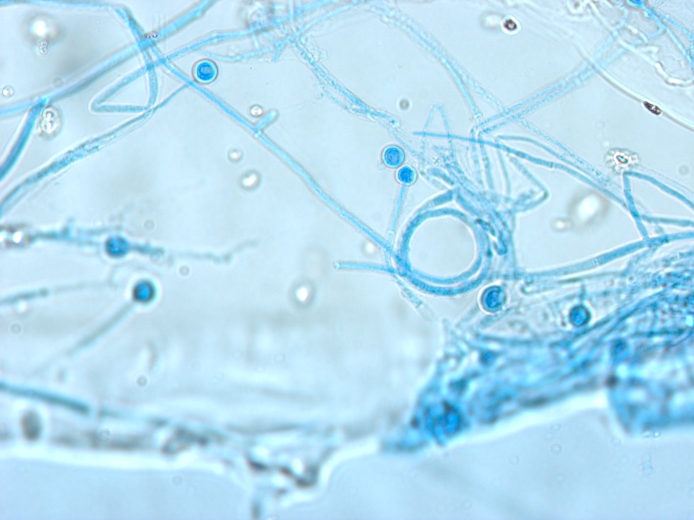
#> input picture Datasets/Hongos-desde cero/Chrysosporium/Snap-835.jpg, 1388 x 1040 px, found by its file name (shown at 1/2 size); its folder holds only this picture in this run
$ jupyter execute --allow-errors 'Hongos-perceptron desde cero.ipynb'   (shell and % lines are left out)
#> lines starting #> are read from the running program, lines starting #| are printed output that depends on the picture
# Red neuronal desde Cero

[cell 1]
import scipy as sc
import numpy as np
import matplotlib.pyplot as plt

[cell 2]
#paquetes para el analisis
import os
import skimage.io as im               #leer imagenes
import random
import sklearn.model_selection as skl #train_test_split()
from skimage import transform         #reescalado
from skimage.color import rgb2gray    #escala de grises

## Cargar datos

[cell 3]
#Directorio de trabajo
path = 'C:/Users/jvill/Documents/ESCUELA/Machine Learning/Datasets/Hongos-desde cero'

[cell 4]
def cargar_datos(path):
    dirs = [d for d in os.listdir(path)
     if os.path.isdir(os.path.join(path,d))]

    labels = [] ;
    images = []

    for d in dirs:
        label_dir = os.path.join(path,d)
        file_names = [os.path.join(label_dir,f)
                          for f in os.listdir(label_dir)]
        for f in file_names:
            images.append(im.imread(f))    #Lee imagen
            labels.append(d) #¿A qué carpeta pertenece la imagen?

    return images, labels

[cell 5]
imagenes, etiquetas = cargar_datos(path)

[cell 6]
#Numero de imagenes en el conjunto
num_img = len(imagenes)
num_eti = len(etiquetas)
if num_img==num_eti: print(num_img)

## Explorar imagenes

[cell 7]
#Dimensiones de la primera imagen
first_shape = imagenes[0].shape
#> first_shape = (1040, 1388, 3)
print(first_shape)
#| (1040, 1388, 3)

[cell 8]
#Corroborar misma dimension en todas las imagenes
for i in range(num_img):
    if imagenes[i].shape != first_shape:
        print('imagen', i,'diferente')  #Si hay alguna imagen de dimensiones diferentes, lo indicará

[cell 9]
especies = set(etiquetas)
especies

[cell 10]
#Visualizar fotos de especies
plt.figure(figsize=(30,30))
i=1
for especie in especies:
    img_temp = imagenes[etiquetas.index(especie)] #index arroja sólo el primer indice que contiene 'especie'
    plt.subplot(8,8,i)
    plt.axis("off")
    plt.title(especie+' ('+str(etiquetas.count(especie))+')')
    i+=1
    plt.imshow(img_temp)

plt.show()
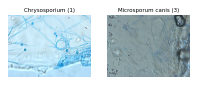
#> figure drawn by matplotlib, 2 panels

[cell 11]
plt.figure(figsize=(30,30))
#> (the rest of this cell did not finish here and is left out)

## Reescalado

[cell 12]
imagenes[0].shape #Dimension de las imagenes
#> Out = (1040, 1388, 3)

[cell 13]
imagenes = [transform.resize(imagen,(104,139)) for imagen in imagenes] #transformacion

[cell 14]
imagenes[0].shape #Nueva dimension de las imagenes
#> Out = (104, 139, 3)

[cell 15]
#Visualizar fotos de especies
plt.figure(figsize=(30,30))
i=1
for especie in especies:
    img_temp = imagenes[etiquetas.index(especie)] #index arroja sólo el primer indice que contiene 'especie'
    plt.subplot(8,8,i)
    plt.axis("off")
    plt.title(especie+' ('+str(etiquetas.count(especie))+')')
    i+=1
    plt.imshow(img_temp)
#> this loop made 2 passes
#> pass 1, `img_temp = imagenes[etiquetas.index(especie)] #index arroja sólo el pr..`:
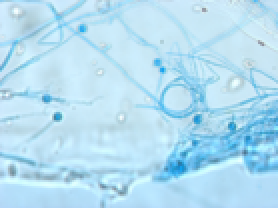
#> img_temp: shape (104, 139, 3) float64 (shown 2 times larger); mean of channels 0, 1, 2 0.709, 0.873, 0.952; drawn as R, G, B
#> pass 2, `img_temp = imagenes[etiquetas.index(especie)] #index arroja sólo el pr..`:
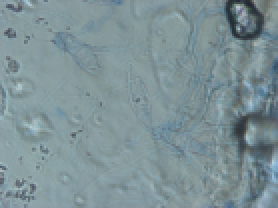
#> img_temp: shape (104, 139, 3) float64 (shown 2 times larger); mean of channels 0, 1, 2 0.495, 0.574, 0.593; drawn as R, G, B

plt.show()

## Colores a grises

[cell 16]
imagenes[0]  #imagen en rgb

[cell 17]
imagenes = np.array(imagenes)  #Convierto la lista a arreglo
imagenes = rgb2gray(imagenes)  #Convierto las imagenes a escala de grises

[cell 18]
imagenes[0] #imagen en grises

[cell 19]
imagenes[0].shape
#> Out = (104, 139)

[cell 20]
#Visualizar fotos de especies
plt.figure(figsize=(30,30))
i=1
for especie in especies:
    img_temp = imagenes[etiquetas.index(especie)] #index arroja sólo el primer indice que contiene 'especie'
    plt.subplot(8,8,i)
    plt.axis("off")
    plt.title(especie+' ('+str(etiquetas.count(especie))+')')
    i+=1
    plt.imshow(img_temp, cmap = 'gray')
#> this loop made 2 passes
#> pass 1, `img_temp = imagenes[etiquetas.index(especie)] #index arroja sólo el pr..`:
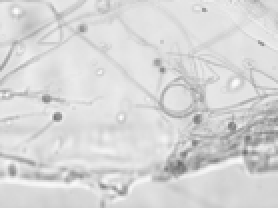
#> img_temp: shape (104, 139) float64 (shown 2 times larger); min 0.424, max 0.989, mean 0.844
#> pass 2, `img_temp = imagenes[etiquetas.index(especie)] #index arroja sólo el pr..`:
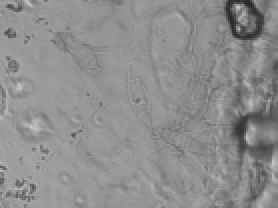
#> img_temp: shape (104, 139) float64 (shown 2 times larger); min 0.16, max 0.785, mean 0.559

plt.show()

[cell 21]
plt.figure(figsize=(30,30))
#> (the rest of this cell did not finish here and is left out)

## Crear dataset

[cell 22]
#CREAR EL DATASET
n = imagenes.shape[0]  #num de individuos
#> n = 4
p = imagenes.shape[1]*imagenes.shape[2]    #num de features
#> p = 14456

[cell 23]
X =np.empty([imagenes.shape[0],imagenes.shape[1]*imagenes.shape[2]])
contador = 0
for i in imagenes:
    X[contador] = np.ravel(i)
    contador+=1

[cell 24]
#Funcion para asignar a cada especie un numero
def asignar_numero(x):
    return {
        'Chrysosporium': 1,
        'Microsporum canis': 0,
        'Trichophyton mentagrophytes': 2,
        'Trichophyton rubrum': 3,
        'Trichophyton tonsurans': 4,
    }[x]

[cell 25]
#Lista de etiquetas para usar en el modelo
Y = np.empty([len(etiquetas),1])
contador=0
for eti in etiquetas:
    Y[contador] = (asignar_numero(eti))
    contador+=1

[cell 26]
#CLASE: CAPA DE LA RED

class capa():

    def __init__(self, num_conec, num_neuro, f_act):

        self.f_act = f_act
        self.b = np.random.rand(1,num_neuro)     *2 - 1
        self.w = np.random.rand(num_conec,num_neuro)*2 - 1
        self.num_conec = num_conec
        self.num_neuro = num_neuro

[cell 27]
#FUNCIONES DE ACTIVACION

sigmoide = (lambda x: 1/(1+np.e**(-x)),
            lambda x: np.e**(-x) /(1+np.e**(-x))**2)

_x = np.linspace(-5,5,100)
plt.plot(_x,sigmoide[0](_x),c="red")
plt.plot(_x,sigmoide[1](_x),c="blue")
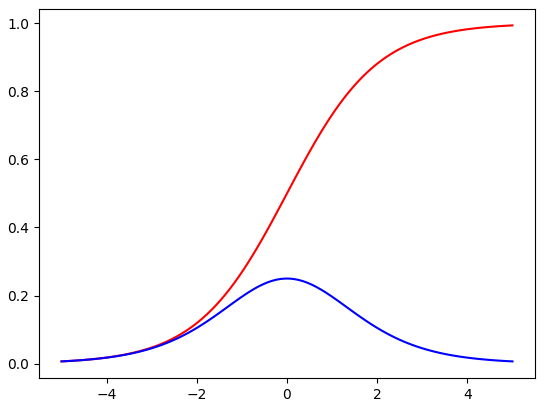
#> figure drawn by matplotlib, 1 panel; curve peaks at x = 5, y = 0.993; curve peaks at x = -0.0505, y = 0.25

[cell 28]
# CREAR ESQUELETO DE LA RED

#capa(num_conec,num_neuro,f_act)

capa1 = capa(p,4,sigmoide)
capa2 = capa(4,8,sigmoide)
#...

#Para automatizar la creacion de todas las capas, en vez de hacerlas una por una:

def crear_red(topo_red,f_act):
    red = []
    for i, num_neuro in enumerate(topo_red[:-1]):
        red.append(capa(topo_red[i],topo_red[i+1],f_act))

    return red

[cell 29]
# FUNCION DE COSTO
f_costo = (lambda Yp,Yr: np.mean((Yp-Yr)**2),  #Establezco una funcion de costo para la red
           lambda Yp,Yr: (Yp-Yr) )

[cell 30]
# PROCESO DE ENTRENAMIENTO DE LA RED

def entrenar(red_neuronal,X,Y,f_costo, lr=0.5,train=True):

    out = [(None,X)] #lista de parejas(z,a) para cada capa

    #FORWARD PASS
    for l, layer in enumerate(red_neuronal):

        z = out[-1][1] @ red_neuronal[l].w + red_neuronal[l].b #me devuelve una matriz de n x num_neuro(z's) =
                                                               #valor de las z's para cada individuo(500)
        a = red_neuronal[l].f_act[0](z) #aplico funcion de activacion a la matriz z anterior

        out.append((z,a))

    #print(out[-1][1]) #me imprime el valor obtenido al final de la red f(z) para cada individuo (X)
    #print(f_costo[0](out[-1][1],Y)) #me imprime el valor de la funcion de costo terminando de recorrer la red
                                    #ECM de los valores obtenidos al final de la red y
    #BACKWARD PASS
    if train :
        deltas = []
        for l in reversed(range(0,len(red_neuronal))):
            z = out[l+1][0]
            a = out[l+1][1]

            if  l == len(red_neuronal)-1:
                deltas.insert(0,f_costo[1](a,Y)*red_neuronal[l].f_act[1](z))#inserta en la primera posicion un vector de 500x1

            else:
                deltas.insert(0,deltas[0] @ _W.T * red_neuronal[l].f_act[1](z))

        #GRADIENT DECENT
            _W = red_neuronal[l].w

            red_neuronal[l].b = red_neuronal[l].b - np.mean(deltas[0],axis=0,keepdims=True) * lr
            red_neuronal[l].w = red_neuronal[l].w - out[l][1].T @ deltas[0] * lr


    return out[-1][1]  #Prediccion final de la red  para los n individuos

[cell 31]
#Entreno red y muestro gráficamente el avance de la clasificacion
import time
from IPython.display import clear_output

topology = [p,3,2,1]  #num de neuronas que quiero en cada capa de mi red
#> topology = [14456, 3, 2, 1]
mi_red = crear_red(topology,sigmoide)     #Creo red

loss = []

for i in range(301):   #Cuantas veces quiero entrenar mi red

    yp = entrenar(mi_red,X,Y,f_costo,lr=0.05)

    if i % 50 == 0:
        loss.append(f_costo[0](yp,Y))
        print("Epoch",i)
        print("ECM =",f_costo[0](yp,Y))
        resultado = np.where(yp<0.5,1,0)
        aciertos = (resultado == Y).ravel().tolist().count(True) #Aciertos
        acc = aciertos / len(etiquetas)
        print("Accuracy =",acc)
